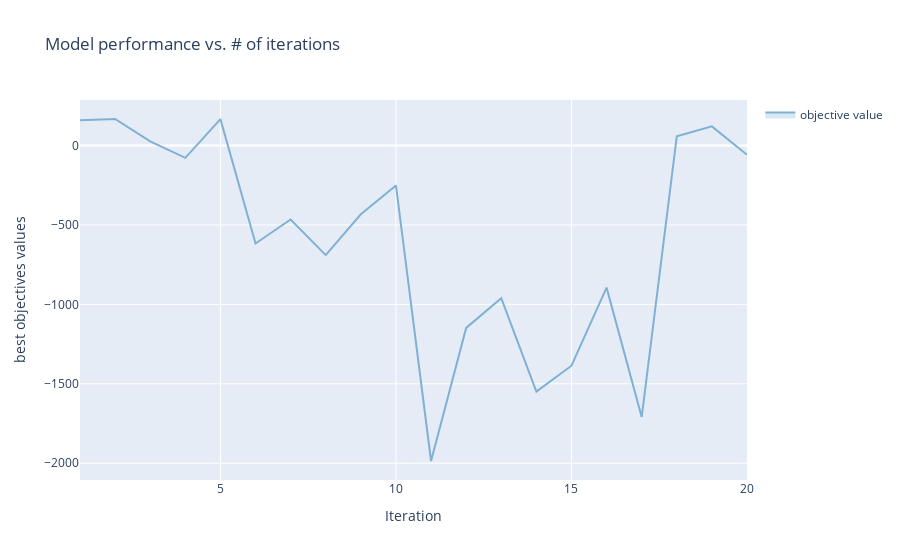

This figure's notebook cell:
### Code cell
# `plot_single_method` expects a 2-d array of means, because it expects to average means from multiple 
# optimization runs, so we wrap out best objectives array in another array.
best_objectives = np.array([[trial.objective_mean for trial in experiment.trials.values()]])
best_objective_plot = optimization_trace_single_method(
    y=best_objectives,
    title="Model performance vs. # of iterations",
    ylabel="best objectives values",
)
render(best_objective_plot)

### Figure 1 — Plotly figure (JSON) as saved in the notebook; plotly's stock layout.template omitted (floating-point values rounded to 4 significant figures)
{"data": [{"hoverinfo": "none", "legendgroup": "", "line": {"width": 0}, "mode": "lines", "showlegend": false, "type": "scatter", "x": [1, 2, 3, 4, 5, 6, 7, 8, 9, 10, 11, 12, 13, 14, 15, 16, 17, 18, 19, 20], "y": [159.7, 167.0, 26.15, -77.79, 166.4, -616.7, -465.7, -690, -432.5, -251.3, -1986, -1148.0, -960.6, -1549.0, -1386, -894.5, -1709.0, 58.16, 120.5, -57.74]}, {"fill": "tonexty", "fillcolor": "rgba(128,177,211,0.3)", "legendgroup": "objective value", "line": {"color": "rgba(128,177,211,1)"}, "mode": "lines", "name": "objective value", "type": "scatter", "x": [1, 2, 3, 4, 5, 6, 7, 8, 9, 10, 11, 12, 13, 14, 15, 16, 17, 18, 19, 20], "y": [159.7, 167.0, 26.15, -77.79, 166.4, -616.7, -465.7, -690, -432.5, -251.3, -1986, -1148.0, -960.6, -1549.0, -1386, -894.5, -1709.0, 58.16, 120.5, -57.74]}, {"fill": "tonexty", "fillcolor": "rgba(128,177,211,0.3)", "hoverinfo": "none", "legendgroup": "", "line": {"width": 0}, "mode": "lines", "showlegend": false, "type": "scatter", "x": [1, 2, 3, 4, 5, 6, 7, 8, 9, 10, 11, 12, 13, 14, 15, 16, 17, 18, 19, 20], "y": [159.7, 167.0, 26.15, -77.79, 166.4, -616.7, -465.7, -690, -432.5, -251.3, -1986, -1148.0, -960.6, -1549.0, -1386, -894.5, -1709.0, 58.16, 120.5, -57.74]}], "layout": {"showlegend": true, "title": {"text": "Model performance vs. # of iterations"}, "xaxis": {"title": {"text": "Iteration"}}, "yaxis": {"title": {"text": "best objectives values"}}}}
